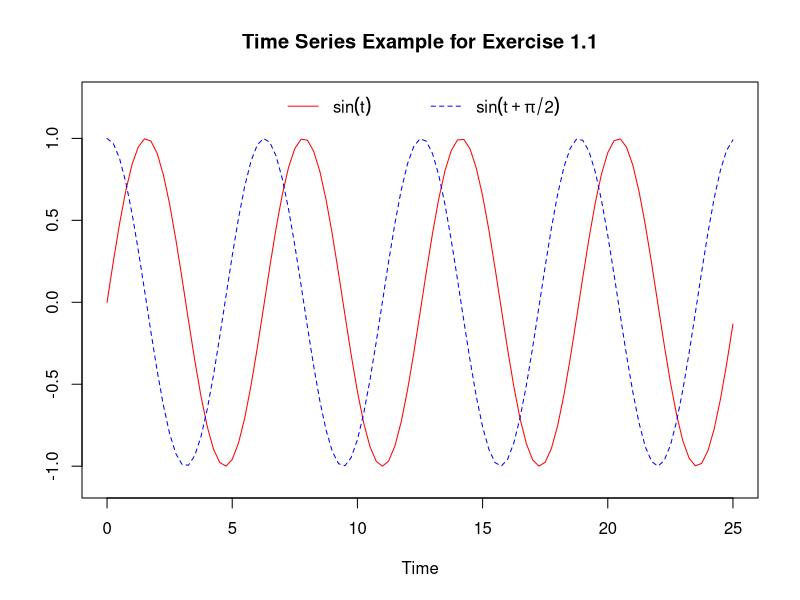

The R source for this figure:
# Name: Kimya Shirazi
# Course: Applied Time Series Analysis 
# Exercise 1.1

# Question 1
t <- c(0,pi/4,pi/2, 0.75*pi, pi) 
Y1t <- sin(t)
Y2t <- sin(t + pi/2)
my.df <- data.frame(t,Y1t,Y2t)
#my.df
EYt <- 0.5*Y1t + 0.5*Y2t
my.df$EYt <- EYt
print(my.df)
# Output
#t          Y1t           Y2t           EYt
#1 0.0000000 0.000000e+00  1.000000e+00  5.000000e-01
#2 0.7853982 7.071068e-01  7.071068e-01  7.071068e-01
#3 1.5707963 1.000000e+00  1.224606e-16  5.000000e-01
#4 2.3561945 7.071068e-01 -7.071068e-01  5.551115e-17
#5 3.1415927 1.224606e-16 -1.000000e+00 -5.000000e-01

# Question 2
# calculate the mean of Y(t) from t = 0 to t = 100  
realization = function(t){
  return(sin(t + (pi/2)))
}
realization.int <- integrate(realization, 0, 100)$value
mean.realization <- realization.int/100
cat('The mean of realization is between t = 0 and t = 100: ', mean.realization)
# Output
# mean of realization between t = 0 and t = 100:  -0.005063656

# Question 3 
# The ensemble mean refers to the expected value or the average of all realizations at a single moment. 
# In applied time series analysis, to determine the mean, we need to apply time 't' into 'n' number of realizations.
# Then determine the weighted average of all realization outputs by applying a different time into each realization. 
# The mean of a realization refers to the set of values that is observed during a time series.
# Using integration, one can determine the average value over a time interval. 

# Question 4
# Create a sequence to 100 and scale values to (0, 25)
t <- c(0:100)
t <- t * 25/100
# Define the time series
Yt1 <- sin(t)
Yt2 <- sin(t+ pi/2)
EYt <- 0.5*Yt1 + 0.5*Yt2
# Plot our time series
plot(
  t,                                             # x values
  Yt1,                                           # y values
  main = "Time Series Example for Exercise 1.1", # Title
  sub = NA,                                      # subtitle
  ylim = c(-1.1, 1.25),                          # limit to plot in y-axis (ymin,ymax) 
  type = "l",                                    # type line 'l', 'p', 'o'
  col = "red",                                   # color code
  lwd = 1,                                       # line width 
  lty = 1,                                       # line types
  xlab = "Time",                                 # x-axis label
  ylab = NA                                      # y-axis label
)
lines(
  t,
  Yt2,
  col = "blue",
  lty = 2,
  lwd = 1
)
legend(
  "top",           # location of legend
  inset=0.01,         # buffer around the legend
  col=c("red","blue"),    # 
  lty=c(1,2), 
  lwd=c(1,1), 
  legend = c(
    expression(sin(t)),
    expression(sin(t+pi/2))), 
  bg="white",         # background color
  box.col="white",
  horiz=TRUE         # Legend side by side or not
)